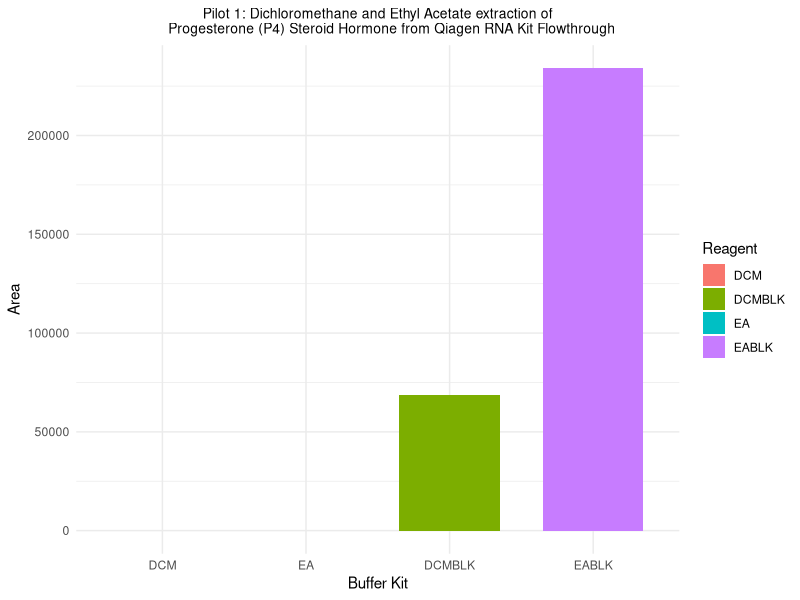
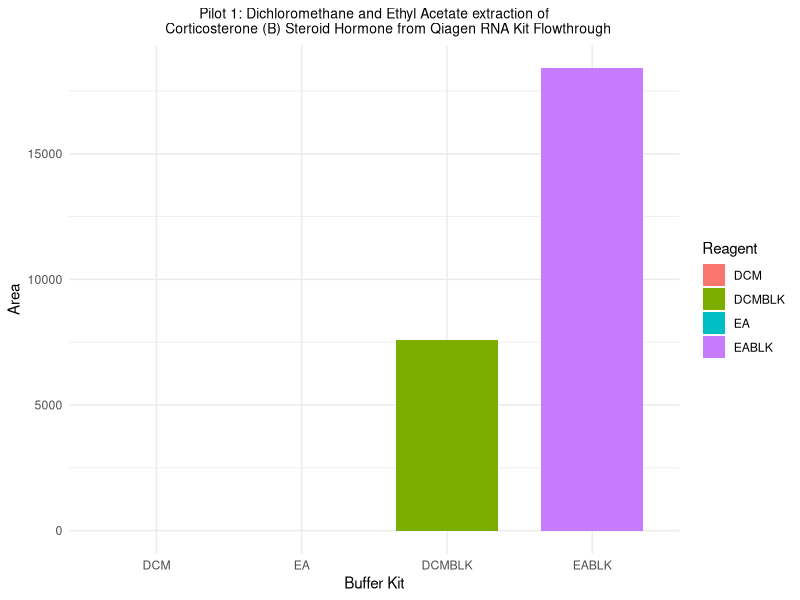
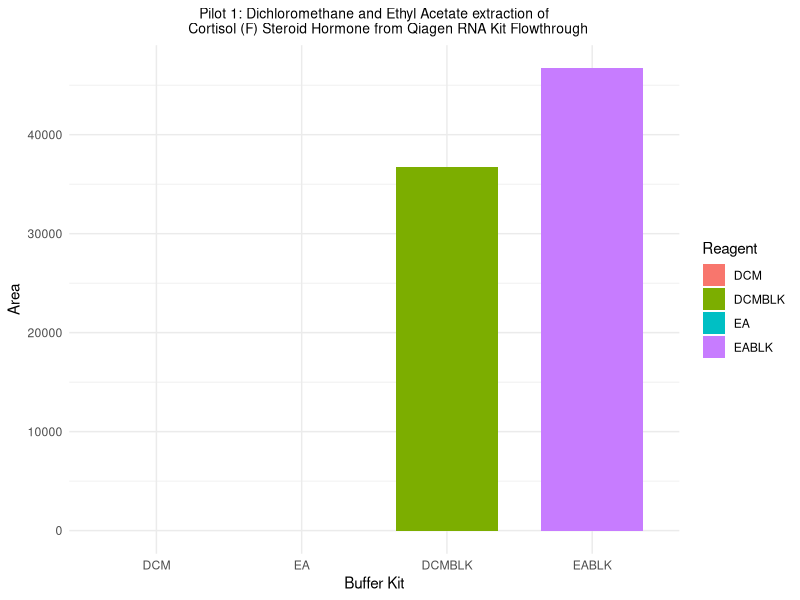

These charts were generated, in order, by the following R code:
## August 10 2023 - Pilot 1
# Reagents: Ethyl Acetate (EA) and Dichloromethane (DCM)

# Load necessary libraries
library(tidyverse)
library(ggplot2)
library(cowplot)
library(forcats)
library(dplyr)

# Initial read of csv data from Multiquant
pilot1_data <- read.csv("data/aug10data_DCMEA.csv")
pilot1_data

# Cleaning data types
pilot1_data_cleaned <- pilot1_data %>%
  mutate(area_p4 = as.numeric(area_p4)) %>% 
  mutate(area_f = as.numeric(area_f)) %>% 
  mutate(area_b = as.numeric(area_b)) %>% 
  mutate(reagent = as.factor(reagent)) %>%
  mutate(area_p4 = coalesce(area_p4, 0)) %>%  # Removal of NA values - keep?
  mutate(area_f = coalesce(area_f, 0)) %>% 
  mutate(area_b = coalesce(area_b, 0)) %>% 
  as.data.frame()

pilot1_data_cleaned

# Plotting bar graph of pilot 1 area data per treatment
# P4 Progesterone graph
pilot1_bar_p4 <- pilot1_data_cleaned %>%
  ggplot(aes(x = fct_inorder(reagent), 
             y = (area_p4),
             fill = as.factor(reagent)
  )
  ) +
  geom_bar(stat = "identity",
           position = "dodge",
           width = 0.7,
           na.rm = TRUE
  ) +
  
  labs(title = "Pilot 1: Dichloromethane and Ethyl Acetate extraction of
       Progesterone (P4) Steroid Hormone from Qiagen RNA Kit Flowthrough",
       x = "Buffer Kit",
       y = "Area",
       fill = "Reagent"
  ) +
  
  theme_minimal() +
  theme(plot.title = element_text(hjust = 0.5, size = 10)
  )  

pilot1_bar_p4

# B Corticosterone graph
pilot1_bar_b <- pilot1_data_cleaned %>%
  ggplot(aes(x = fct_inorder(reagent), 
             y = (area_b),
             fill = as.factor(reagent)
  )
  ) +
  geom_bar(stat = "identity",
           position = "dodge",
           width = 0.7,
           na.rm = TRUE
  ) +
  
  labs(title = "Pilot 1: Dichloromethane and Ethyl Acetate extraction of
       Corticosterone (B) Steroid Hormone from Qiagen RNA Kit Flowthrough",
       x = "Buffer Kit",
       y = "Area",
       fill = "Reagent"
  ) +
  
  theme_minimal() +
  theme(plot.title = element_text(hjust = 0.5, size = 10)
  )  

pilot1_bar_b

# F Cortisol graph
pilot1_bar_f <- pilot1_data_cleaned %>%
  ggplot(aes(x = fct_inorder(reagent), 
             y = (area_f),
             fill = as.factor(reagent)
  )
  ) +
  geom_bar(stat = "identity",
           position = "dodge",
           width = 0.7,
           na.rm = TRUE
  ) +
  
  labs(title = "Pilot 1: Dichloromethane and Ethyl Acetate extraction of
       Cortisol (F) Steroid Hormone from Qiagen RNA Kit Flowthrough",
       x = "Buffer Kit",
       y = "Area",
       fill = "Reagent"
  ) +
  
  theme_minimal() +
  theme(plot.title = element_text(hjust = 0.5, size = 10)
  )  

pilot1_bar_f

